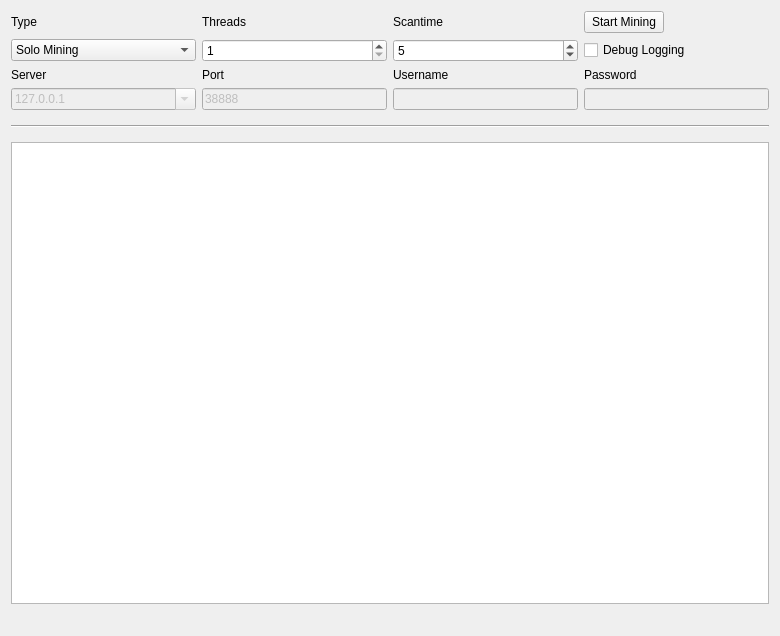
<?xml version="1.0" encoding="UTF-8"?>
<ui version="4.0">
 <class>MiningPage</class>
 <widget class="QWidget" name="MiningPage">
  <property name="geometry">
   <rect>
    <x>0</x>
    <y>0</y>
    <width>780</width>
    <height>636</height>
   </rect>
  </property>
  <property name="windowTitle">
   <string>Mining</string>
  </property>
  <layout class="QGridLayout" name="gridLayout">
   <property name="sizeConstraint">
    <enum>QLayout::SetMaximumSize</enum>
   </property>
   <item row="8" column="2">
    <widget class="QLineEdit" name="portLine">
     <property name="enabled">
      <bool>false</bool>
     </property>
     <property name="text">
      <string>38888</string>
     </property>
     <property name="value" stdset="0">
      <number>8888</number>
     </property>
    </widget>
   </item>
   <item row="4" column="3">
    <widget class="QSpinBox" name="scantimeBox">
     <property name="enabled">
      <bool>true</bool>
     </property>
     <property name="minimum">
      <number>1</number>
     </property>
     <property name="value">
      <number>5</number>
     </property>
    </widget>
   </item>
   <item row="4" column="4">
    <widget class="QCheckBox" name="debugCheckBox">
     <property name="text">
      <string>Debug Logging</string>
     </property>
    </widget>
   </item>
   <item row="3" column="3">
    <widget class="QLabel" name="scantimeLabel">
     <property name="enabled">
      <bool>true</bool>
     </property>
     <property name="layoutDirection">
      <enum>Qt::LeftToRight</enum>
     </property>
     <property name="text">
      <string>Scantime</string>
     </property>
    </widget>
   </item>
   <item row="16" column="1" colspan="2">
    <widget class="QLabel" name="shareCount">
     <property name="font">
      <font>
       <pointsize>10</pointsize>
       <weight>75</weight>
       <bold>true</bold>
      </font>
     </property>
     <property name="text">
      <string/>
     </property>
    </widget>
   </item>
   <item row="16" column="3" colspan="2">
    <widget class="QLabel" name="mineSpeedLabel">
     <property name="sizePolicy">
      <sizepolicy hsizetype="Preferred" vsizetype="Preferred">
       <horstretch>0</horstretch>
       <verstretch>0</verstretch>
      </sizepolicy>
     </property>
     <property name="font">
      <font>
       <pointsize>10</pointsize>
       <weight>75</weight>
       <bold>true</bold>
      </font>
     </property>
     <property name="text">
      <string/>
     </property>
     <property name="alignment">
      <set>Qt::AlignRight|Qt::AlignTrailing|Qt::AlignVCenter</set>
     </property>
    </widget>
   </item>
   <item row="10" column="1" colspan="4">
    <widget class="Line" name="line">
     <property name="sizePolicy">
      <sizepolicy hsizetype="Minimum" vsizetype="Fixed">
       <horstretch>0</horstretch>
       <verstretch>0</verstretch>
      </sizepolicy>
     </property>
     <property name="minimumSize">
      <size>
       <width>0</width>
       <height>20</height>
      </size>
     </property>
     <property name="orientation">
      <enum>Qt::Horizontal</enum>
     </property>
    </widget>
   </item>
   <item row="8" column="1">
    <widget class="QComboBox" name="serverLine">
     <property name="enabled">
      <bool>false</bool>
     </property>
     <property name="sizePolicy">
      <sizepolicy hsizetype="Expanding" vsizetype="Fixed">
       <horstretch>0</horstretch>
       <verstretch>0</verstretch>
      </sizepolicy>
     </property>
     <property name="autoFillBackground">
      <bool>true</bool>
     </property>
     <property name="editable">
      <bool>true</bool>
     </property>
     <item>
      <property name="text">
       <string>127.0.0.1</string>
      </property>
     </item>
    </widget>
   </item>
   <item row="8" column="3">
    <widget class="QLineEdit" name="usernameLine">
     <property name="enabled">
      <bool>false</bool>
     </property>
     <property name="text">
      <string/>
     </property>
    </widget>
   </item>
   <item row="15" column="1" colspan="4">
    <widget class="QListWidget" name="list">
     <property name="autoScrollMargin">
      <number>100000</number>
     </property>
     <property name="dragDropMode">
      <enum>QAbstractItemView::DragOnly</enum>
     </property>
     <property name="selectionMode">
      <enum>QAbstractItemView::NoSelection</enum>
     </property>
     <property name="movement">
      <enum>QListView::Snap</enum>
     </property>
     <property name="batchSize">
      <number>10</number>
     </property>
    </widget>
   </item>
   <item row="3" column="2">
    <widget class="QLabel" name="threadsLabel">
     <property name="enabled">
      <bool>true</bool>
     </property>
     <property name="text">
      <string>Threads</string>
     </property>
    </widget>
   </item>
   <item row="3" column="1">
    <widget class="QLabel" name="typeLabel">
     <property name="text">
      <string>Type</string>
     </property>
    </widget>
   </item>
   <item row="6" column="4">
    <widget class="QLabel" name="passwordLabel">
     <property name="enabled">
      <bool>true</bool>
     </property>
     <property name="text">
      <string>Password</string>
     </property>
    </widget>
   </item>
   <item row="6" column="2">
    <widget class="QLabel" name="portLabel">
     <property name="enabled">
      <bool>true</bool>
     </property>
     <property name="text">
      <string>Port</string>
     </property>
    </widget>
   </item>
   <item row="4" column="2">
    <widget class="QSpinBox" name="threadsBox">
     <property name="enabled">
      <bool>true</bool>
     </property>
     <property name="minimum">
      <number>1</number>
     </property>
     <property name="value">
      <number>1</number>
     </property>
    </widget>
   </item>
   <item row="3" column="4">
    <widget class="QPushButton" name="startButton">
     <property name="sizePolicy">
      <sizepolicy hsizetype="Fixed" vsizetype="Fixed">
       <horstretch>0</horstretch>
       <verstretch>0</verstretch>
      </sizepolicy>
     </property>
     <property name="text">
      <string>Start Mining</string>
     </property>
    </widget>
   </item>
   <item row="6" column="1">
    <widget class="QLabel" name="serverLabel">
     <property name="enabled">
      <bool>true</bool>
     </property>
     <property name="text">
      <string>Server</string>
     </property>
    </widget>
   </item>
   <item row="6" column="3">
    <widget class="QLabel" name="usernameLabel">
     <property name="enabled">
      <bool>true</bool>
     </property>
     <property name="text">
      <string>Username</string>
     </property>
    </widget>
   </item>
   <item row="4" column="1">
    <widget class="QComboBox" name="typeBox">
     <property name="editable">
      <bool>false</bool>
     </property>
     <property name="currentIndex">
      <number>0</number>
     </property>
     <item>
      <property name="text">
       <string>Solo Mining</string>
      </property>
     </item>
     <item>
      <property name="text">
       <string>Pool Mining</string>
      </property>
     </item>
    </widget>
   </item>
   <item row="8" column="4">
    <widget class="QLineEdit" name="passwordLine">
     <property name="enabled">
      <bool>false</bool>
     </property>
    </widget>
   </item>
  </layout>
 </widget>
 <layoutdefault spacing="6" margin="11"/>
 <tabstops>
  <tabstop>startButton</tabstop>
  <tabstop>typeBox</tabstop>
  <tabstop>threadsBox</tabstop>
  <tabstop>scantimeBox</tabstop>
  <tabstop>portLine</tabstop>
  <tabstop>usernameLine</tabstop>
  <tabstop>passwordLine</tabstop>
  <tabstop>debugCheckBox</tabstop>
  <tabstop>list</tabstop>
 </tabstops>
 <resources/>
 <connections/>
</ui>
